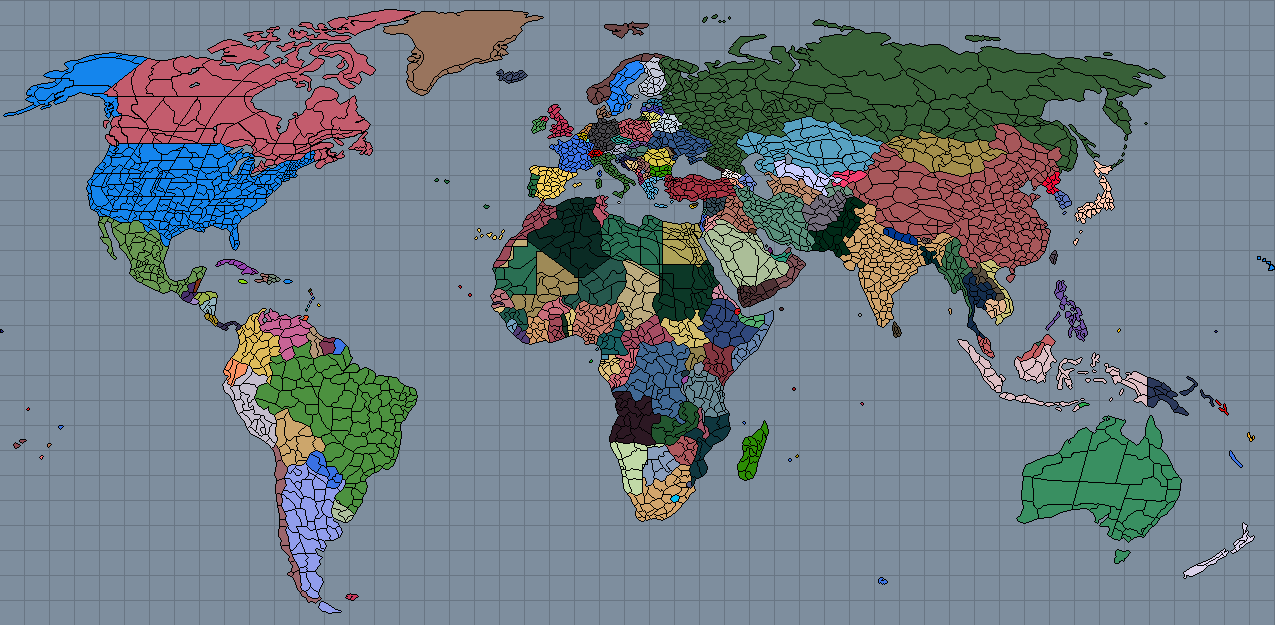
#> input picture utils/input/polities.png, 1275 x 625 px
$ python country2province.py
#> lines starting #> are read from the running program, lines starting #| are printed output that depends on the picture
from PIL import Image
from json import dump, load
from pprint import pprint


def wrap(value, max):
    return value % max

def rgb_to_hex(r, g, b):
    return '#{:02x}{:02x}{:02x}'.format(r, g, b).upper()

def main():
    biomes = {}
    count = 0
    sosr_time = {
            "factions": [],
            "provinces": {},
            "polities": [],
            "ideologies": {
                "neutral": {
                  "region": [
                    [ -25,  -25],
                    [  25,   25]
                  ]
                },
                "communist": {
                  "region": [
                    [-100, -100],
                    [   0,    0]
                  ]
                },
                "fascist": {
                  "region": [
                    [   0, -100],
                    [ 100,    0]
                  ]
                },
                "liberal": {
                  "region": [
                    [-100,    0],
                    [   0,  100]
                  ]
                },
                "conservative": {
                  "region": [
                    [   0,    0],
                    [ 100,  100]
                  ]
                },
                "monarchist": {
                  "region": [
                    [  50,   50],
                    [ 150,  150]
                  ]
                }
            },
            "info": {
              "name": "Mesianic Bilgecon",
              "description": "A world in chaos as great powers fight.",
              "time": 0
            }
        }
    with open("input/countries.json") as f:
#> (reads utils/input/countries.json from the repository)
        uhh = load(f)
        coloredata = {tuple(v["color"]): k for k, v in uhh.items()}

    with open("input/city_colors.json") as f:
#> (reads utils/input/city_colors.json from the repository)
        uhh = load(f)
        city_colors = {eval(k): v for k, v in uhh.items()}

    with open("input/gdp_data.json") as f:
#> (reads utils/input/gdp_data.json from the repository)
        uhh = load(f)
        gdp_data = {eval(k): v for k, v in uhh.items()}

    with open("input/population_color_map.json") as f:
#> (reads utils/input/population_color_map.json from the repository)
        uhh = load(f)
        pop_data = {eval(k): v for k, v in uhh.items()}

    with open("input/cultures.json") as f:
        uhh = load(f)
        cult_data = {tuple(v): k for k, v in uhh.items()}

    cmap = Image.open("input/polities.png").convert("RGB")
    pmap = Image.open("input/regions.png").convert("RGB")
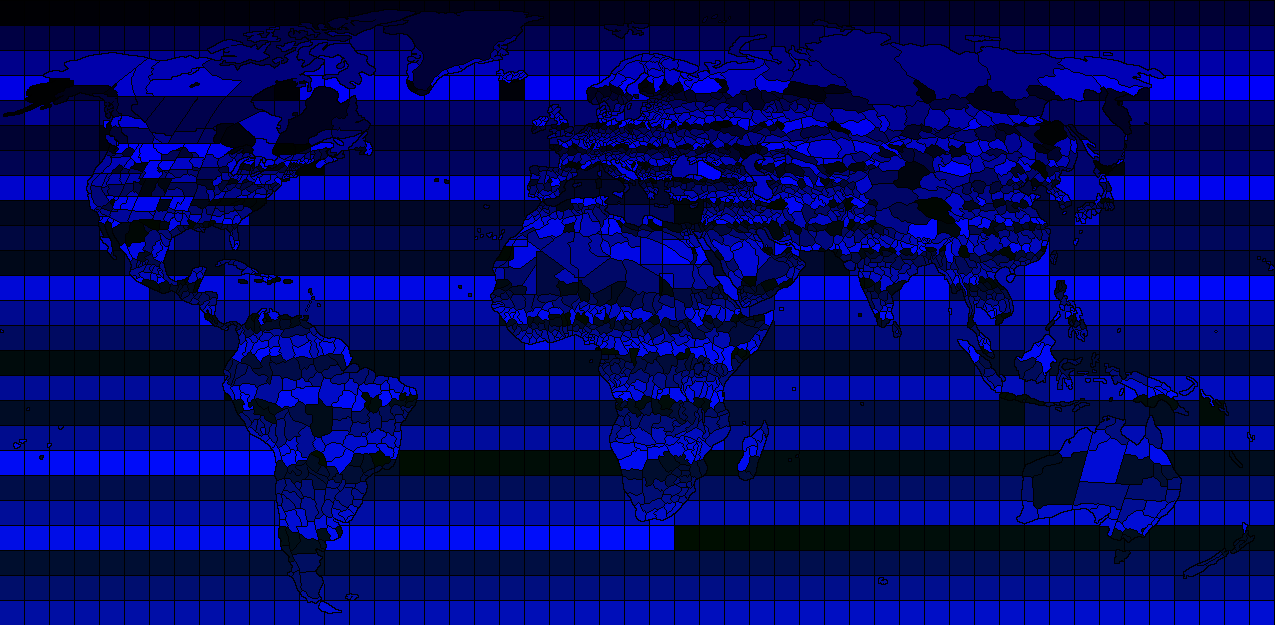
#> input picture utils/input/regions.png, 1275 x 625 px
#> pmap is the input picture: PIL image 1275x625 RGB; mean R, G, B 0, 7.1, 105.5
    city_map = Image.open("input/city_colors.png").convert("RGB")
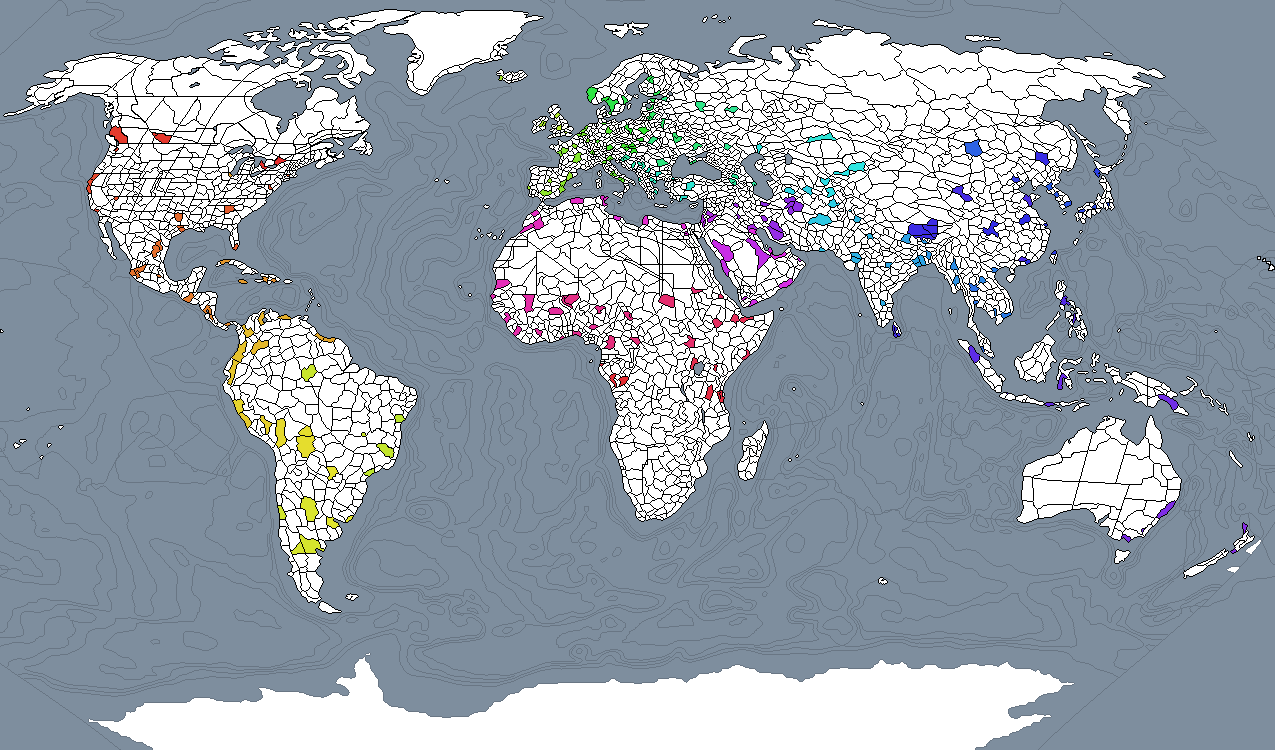
#> input picture utils/input/city_colors.png, 1275 x 750 px
    gdp_map = Image.open("input/gdp_data.png").convert("RGB")
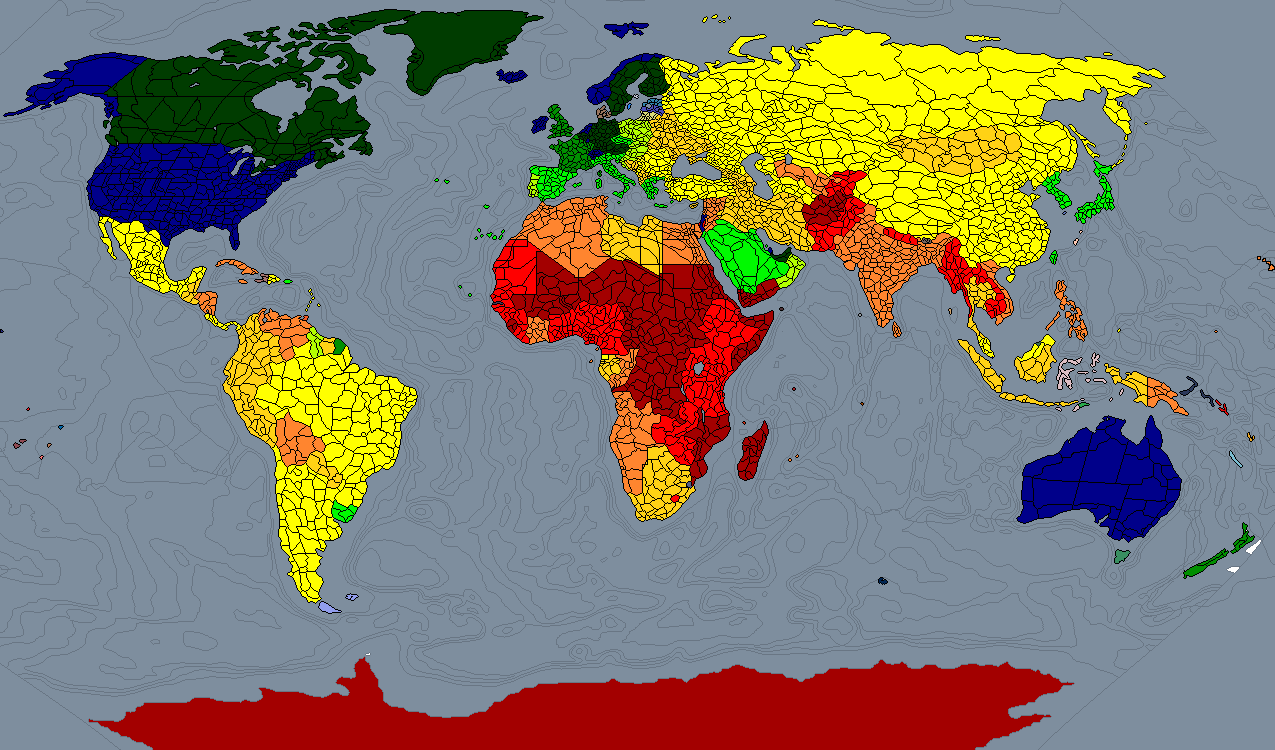
#> input picture utils/input/gdp_data.png, 1275 x 750 px
    pop_map = Image.open("input/population_color_map.png").convert("RGB")
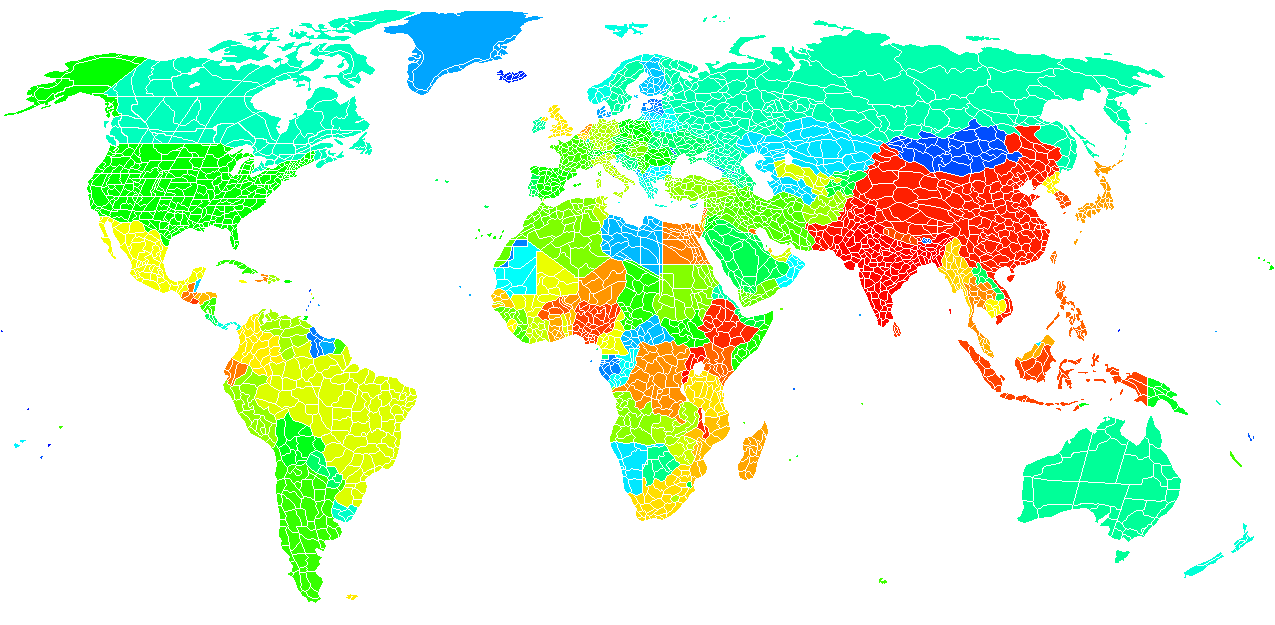
#> input picture utils/input/population_color_map.png, 1275 x 625 px
    cult_map = Image.open("input/cultures.png").convert("RGB")
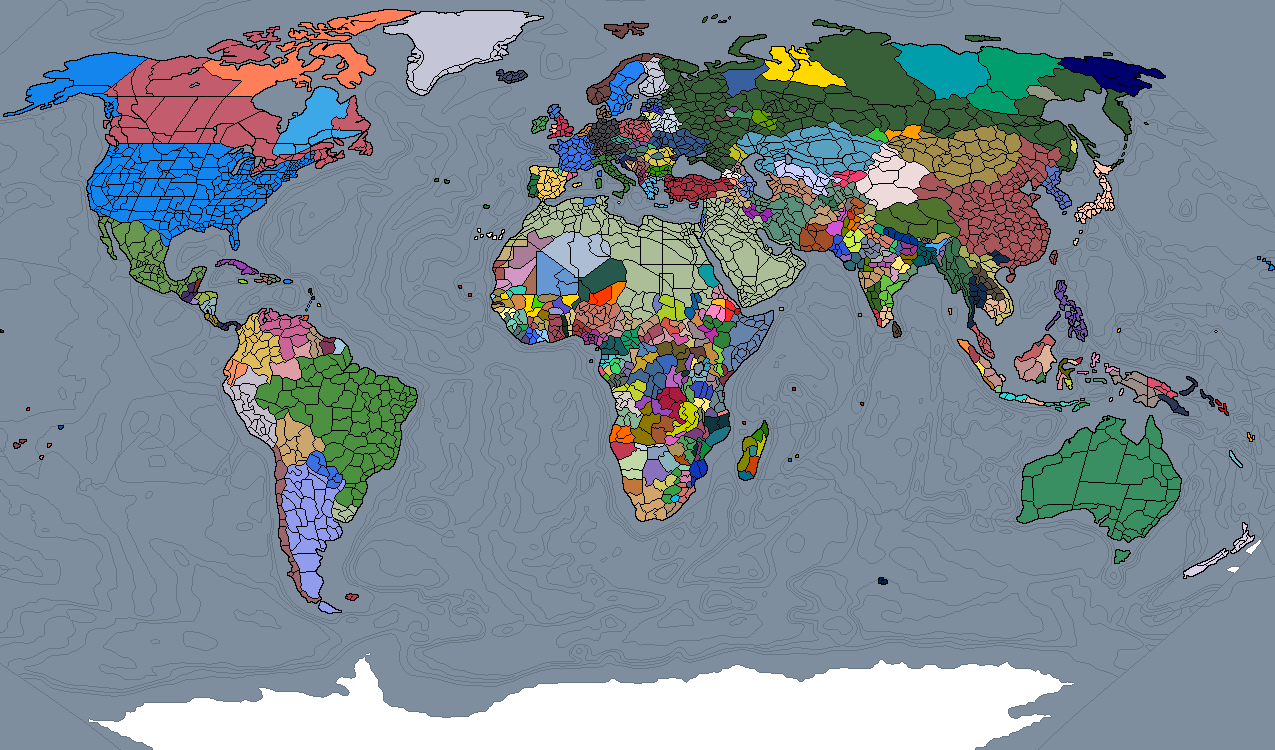
#> input picture utils/input/cultures.png, 1275 x 750 px

    cpixels = cmap.load()
    ppixels = pmap.load()
    city_pixels = city_map.load()
    gdp_pixels = gdp_map.load()
    pop_pixels = pop_map.load()
    cult_pixels = cult_map.load()

    width, height = cmap.size
#> width = 1275; height = 625
    print(width, height)
#| 1275 625

    blacklist = {
            (0, 0, 0),
            (105, 118, 132),
            (126, 142, 158),
            (255, 255, 255)
            }

    for i in range(height * width):
        country_color = tuple(cpixels[i % width, i // width])
        province_color = tuple(ppixels[i % width, i // width])
        city_color = tuple(city_pixels[i % width, i // width])
        gdp_color = tuple(gdp_pixels[i % width, i // width])
        pop_color = tuple(pop_pixels[i % width, i // width])
        cult_color = tuple(cult_pixels[i % width, i // width])

        if province_color in blacklist and country_color in blacklist: # I assume you can't just put BLACK in colors?
            continue

        if country_color in coloredata:
            country = coloredata[country_color].capitalize()
            culture = cult_data.get(cult_color, "brazilians").capitalize()

            if country_color not in blacklist and country_color in coloredata:
                sosr_time["polities"].append(
                        {
                            "name": country,
                            "color": rgb_to_hex(*country_color),
                            "flag": "",
                            "money": 100000,
                            "ideology": [0, 0],
                            "political_power": 500,
                            "stability": 1.0,
                            "war_support": 1.0,
                            "acceptedCultures": [culture],
                            "puppets": []
                        }
                )
                blacklist.add(country_color)

            id = (province_color[2] + province_color[1]*256 + province_color[0]*65536)
            if id not in sosr_time["provinces"]:
                sosr_time["provinces"][id] = {
                        "type": "land",
                        "name": "",
                        "polity": country,
                        "biome": "",
                        "resources": [],
                        "buildings": [],
                        "population": [{"ethnicity": culture,
                                         "amount": pop_data.get(pop_color, 0)}],
                        "claims": [],
                        "gdp": gdp_data.get(gdp_color, 0),
                        }


                blacklist.add(province_color)
                if city_color not in blacklist:
                    sosr_time["provinces"][id]["city"] = city_colors[city_color]
                    blacklist.add(city_color)

                count +=1
#> this loop made 796875 passes
#> cult_color on passes 1 to 3: (126, 142, 158), (126, 142, 158), (126, 142, 158)
#> after the loop, blacklist = 3089 items; count = 2652; sosr_time = 5 items

    # NOTE(soi): this is the worst code known to mankind
    for province in sosr_time["provinces"].values():
        province["name"]
        for country in sosr_time["polities"]:
            if country["name"] == province["polity"]:
                for population in province["population"]:
                    if population["ethnicity"] not in country["acceptedCultures"]:
                        country["acceptedCultures"].append(population["ethnicity"])

    pprint(sosr_time)
#> (printed output is left out)
    with open("map_data.json", "w") as f:
        dump(sosr_time, f, indent=4, sort_keys=True)
    print(count)


main()
